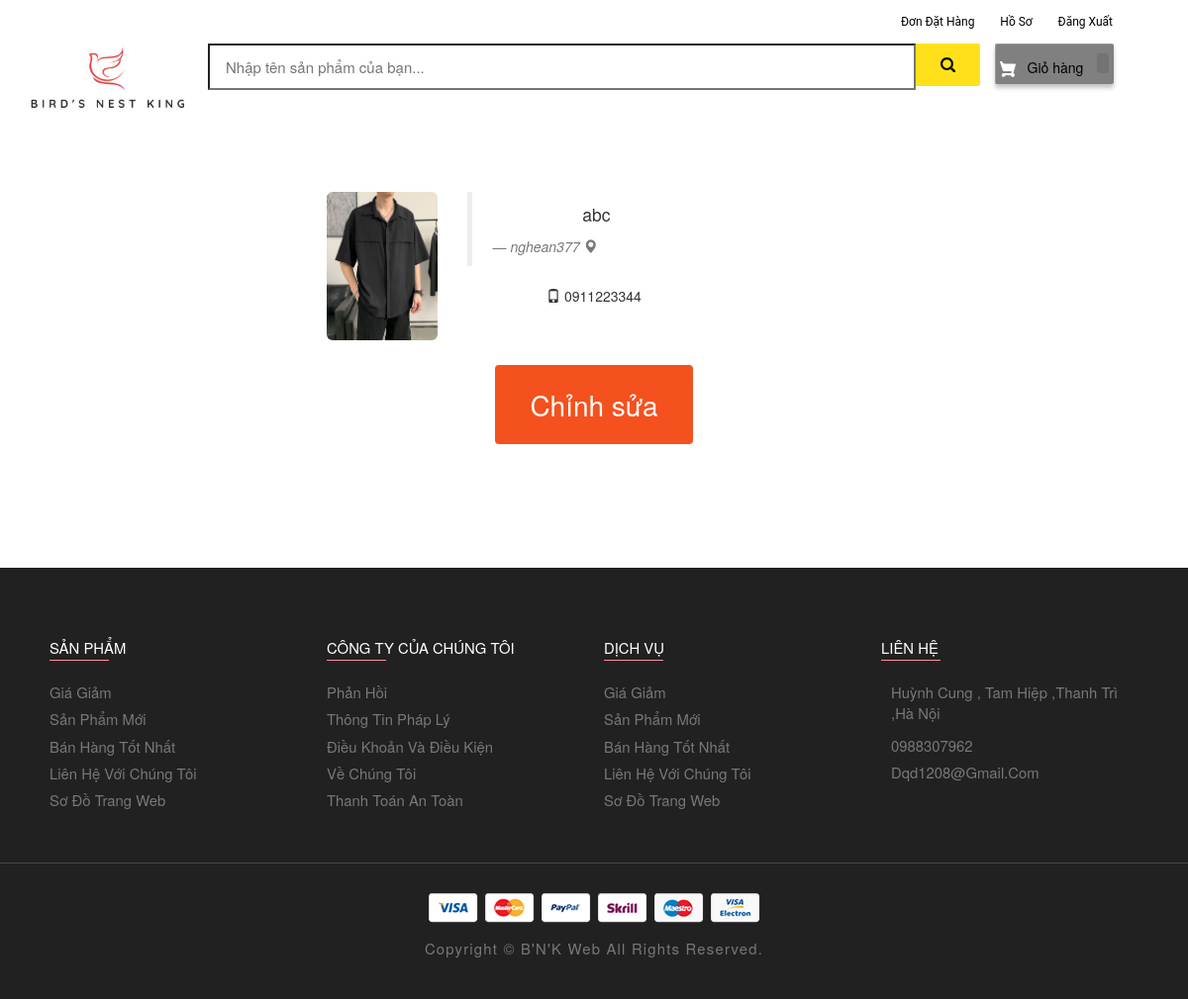
Page /my-profile (signed in) on the committed database.
### ecom/models.py (models this page shows, shortened)
class Customer(models.Model):
    user=models.OneToOneField(User,on_delete=models.CASCADE)
    profile_pic= models.ImageField(upload_to='profile_pic/CustomerProfilePic/',null=True,blank=True)
    address = models.CharField(max_length=40)
    mobile = models.CharField(max_length=20,null=False)

### ecom/views.py (the view)
# urls.py: path('my-profile', views.my_profile_view,name='my-profile'),
@login_required(login_url='customerlogin')
@user_passes_test(is_customer)
def my_profile_view(request):
    customer=models.Customer.objects.get(user_id=request.user.id)
    return render(request,'ecom/user/my_profile.html',{'customer':customer})

### ecom/views.py (called while the page is built)
def is_customer(user):
    return user.groups.filter(name='CUSTOMER').exists()

### ecom/templates/ecom/user/my_profile.html (shortened to what this page needs)
{% extends 'ecom/user/customer_base.html' %}
{% load static %}
{% block content %}
<br><br><br>
<div style="padding-left:300px;" class="container">
        <div class="col-sm-2 col-md-2">
            <img src="{% static customer.profile_pic.url %}"   alt="profile pic" class="img-rounded img-responsive" />
        </div>
        <div class="col-sm-4 col-md-4">
            <blockquote>
                <p>{{request.user}}</p> <small><cite title="Source Title">{{customer.address}}  <i class="glyphicon glyphicon-map-marker"></i></cite></small>
            </blockquote>
            <p> <i class="glyphicon glyphicon-phone"></i> {{customer.mobile}}
            </p>
        </div>
</div>
<br>
<div style="text-align: center;">
  <a href="/edit-profile"><button class="button" ><span>Chỉnh sửa  </span></button></a>
</div>
<br><br><br><br><br><br>
{% endblock content %}

### ecom/static/css/style-prefix.css (style rules this page uses)
:root { --spanish-gray: hsl(0, 0%, 60%); --sonic-silver: hsl(0, 0%, 47%); --eerie-black: hsl(0, 0%, 13%); --salmon-pink: hsl(353, 100%, 78%); --sandy-brown: hsl(29, 90%, 65%); --bittersweet: hsl(0, 100%, 70%); --ocean-green: hsl(152, 51%, 52%); --davys-gray: hsl(0, 0%, 33%); --cultured: hsl(0, 0%, 93%); --white: hsl(0, 100%, 100%); --onyx: hsl(0, 0%, 27%); --fs-1: 1.563rem; --fs-2: 1.375rem; --fs-3: 1.25rem; --fs-4: 1.125rem; --fs-5: 1rem; --fs-6: 0.938rem; --fs-7: 0.875rem; --fs-8: 0.813rem; --fs-9: 0.75rem; --fs-10: 0.688rem; --fs-11: 0.625rem; --weight-300: 300; --weight-400: 400; --weight-500: 500; --weight-600: 600; --weight-700: 700; --border-radius-md: 10px; --border-radius-sm: 5px; --transition-timing: 0.2s ease; }
*, *::before, *::after { margin: 0; padding: 0; -webkit-box-sizing: border-box; box-sizing: border-box; }
a { text-decoration: none; }
button { background: none; font: inherit; border: none; cursor: pointer; }
img, ion-icon, button, a { display: block; }
span { display: inline-block; }
html { font-family: "Poppins", sans-serif; -ms-scroll-chaining: none; overscroll-behavior: contain; }
body { background: var(--white); }
.container { padding: 0 15px; }
@media (min-width: 480px) { :root { --fs-1: 1.875rem; } }
@media (min-width: 768px) { :root { --fs-1: 2.375rem; } }
@media (min-width: 768px) { html { font-size: 17px; } }
@media (min-width: 768px) { .container { max-width: 750px; margin: auto; } }
@media (min-width: 1024px) { :root { --fs-1: 2.625rem; --fs-2: 1.125rem; } }
@media (min-width: 1024px) { .container { max-width: 980px; } }
@media (min-width: 1200px) { .container { max-width: 1200px; } }

### ecom/static/css/style.css (style rules this page uses)
:root { --spanish-gray: hsl(0, 0%, 60%); --sonic-silver: hsl(0, 0%, 47%); --eerie-black: hsl(0, 0%, 13%); --salmon-pink: hsl(353, 100%, 78%); --sandy-brown: hsl(29, 90%, 65%); --bittersweet: hsl(0, 100%, 70%); --ocean-green: hsl(152, 51%, 52%); --davys-gray: hsl(0, 0%, 33%); --cultured: hsl(0, 0%, 93%); --white: hsl(0, 100%, 100%); --onyx: hsl(0, 0%, 27%); --fs-1: 1.563rem; --fs-2: 1.375rem; --fs-3: 1.25rem; --fs-4: 1.125rem; --fs-5: 1rem; --fs-6: 0.938rem; --fs-7: 0.875rem; --fs-8: 0.813rem; --fs-9: 0.75rem; --fs-10: 0.688rem; --fs-11: 0.625rem; --weight-300: 300; --weight-400: 400; --weight-500: 500; --weight-600: 600; --weight-700: 700; --border-radius-md: 10px; --border-radius-sm: 5px; --transition-timing: 0.2s ease; }
*, *::before, *::after { margin: 0; padding: 0; box-sizing: border-box; }
a { text-decoration: none; }
button { background: none; font: inherit; border: none; cursor: pointer; }
img, ion-icon, button, a { display: block; }
span { display: inline-block; }
html { font-family: "Poppins", sans-serif; overscroll-behavior: contain; }
body { background: var(--white); }
.container { padding: 0 15px; }
@media (min-width: 480px) { :root { --fs-1: 1.875rem; } }
@media (min-width: 768px) { :root { --fs-1: 2.375rem; } }
@media (min-width: 768px) { html { font-size: 17px; } }
@media (min-width: 768px) { .container { max-width: 750px; margin: auto; } }
@media (min-width: 1024px) { :root { --fs-1: 2.625rem; --fs-2: 1.125rem; } }
@media (min-width: 1024px) { .container { max-width: 980px; } }
@media (min-width: 1200px) { .container { max-width: 1200px; } }

### ecom/templates/ecom/user/customer_base.html (style rules this page uses)
body { background-color: #ebe0e0 }
p { text-align: center; }

### ecom/templates/ecom/user/my_profile.html (style rules this page uses)
body { background-color:#8c9eff; }
.button { display: inline-block; border-radius: 4px; background-color: #f4511e; border: none; color: #FFFFFF; text-align: center; font-size: 28px; padding: 20px; width: 200px; transition: all 0.5s; cursor: pointer; margin: 5px; }
.button span { cursor: pointer; display: inline-block; position: relative; transition: 0.5s; }
.button span:after { content: '\00bb'; position: absolute; opacity: 0; top: 0; right: -20px; transition: 0.5s; }

### rows in the picture
Customer: profile_pic (picture), address "nghean377", mobile "0911223344"

### other values in the picture
{{ request.user }} "abc"
